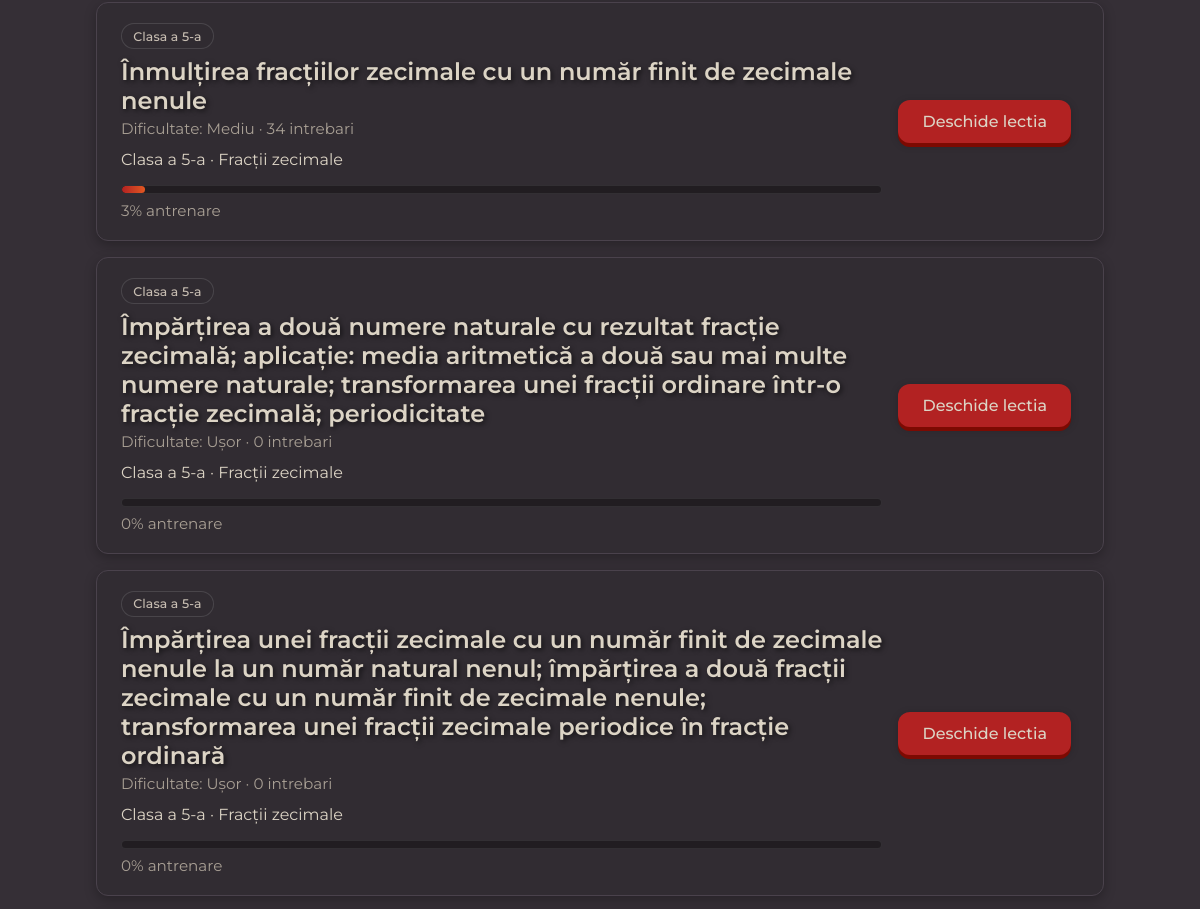
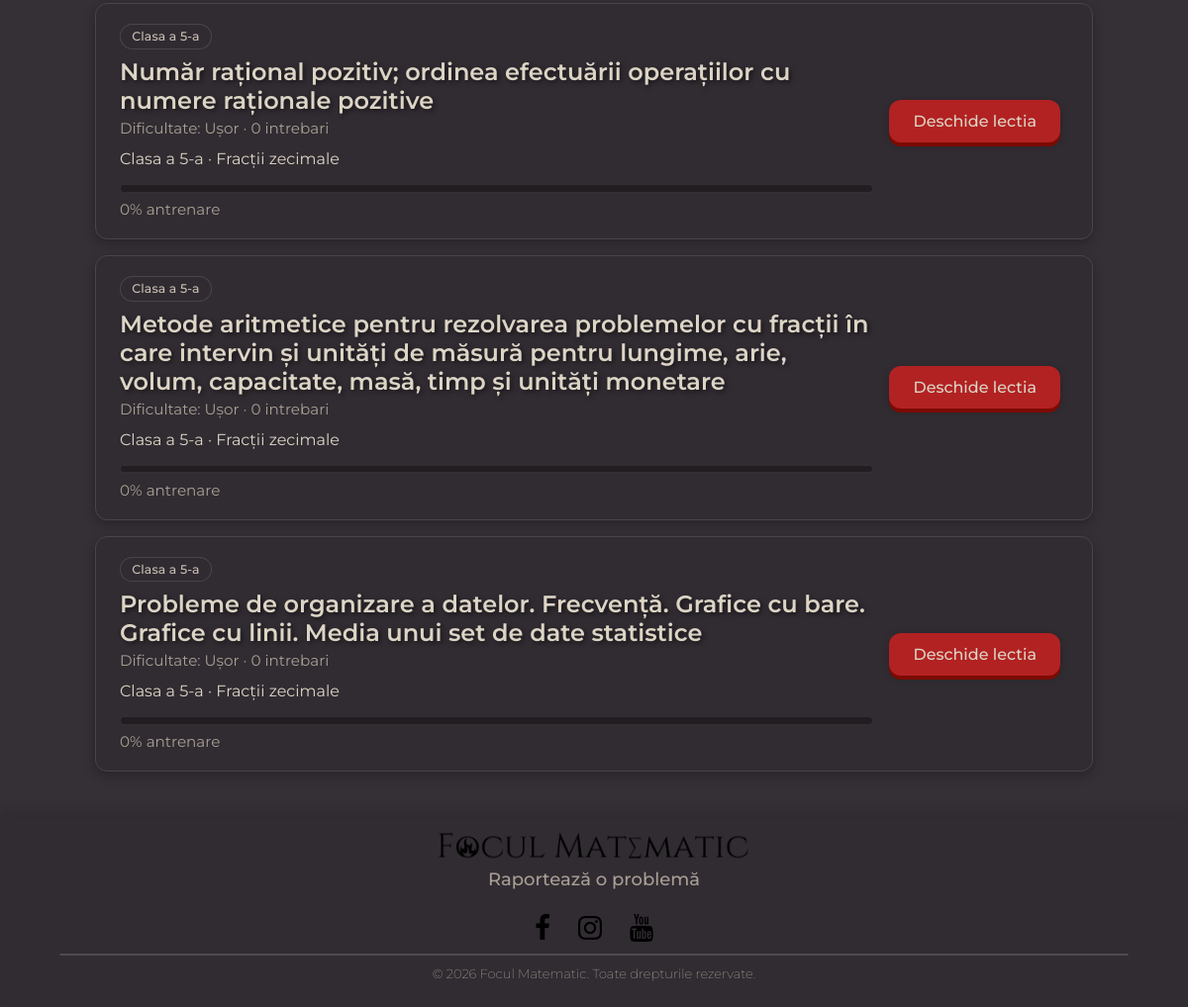
Page /quizzes/clasa/5/fractii-zecimale/ (signed in, lower part) on the earlier database version (2 pictures, top to bottom).
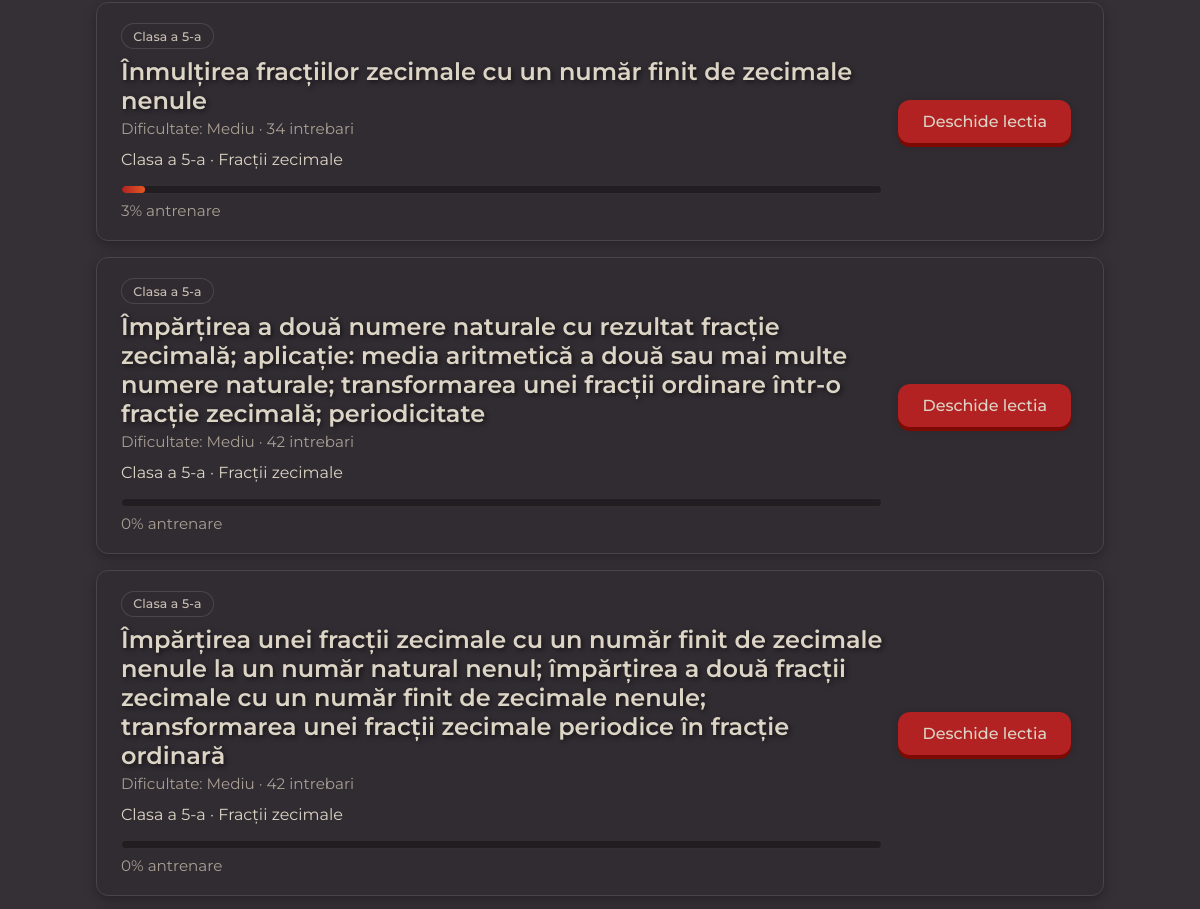
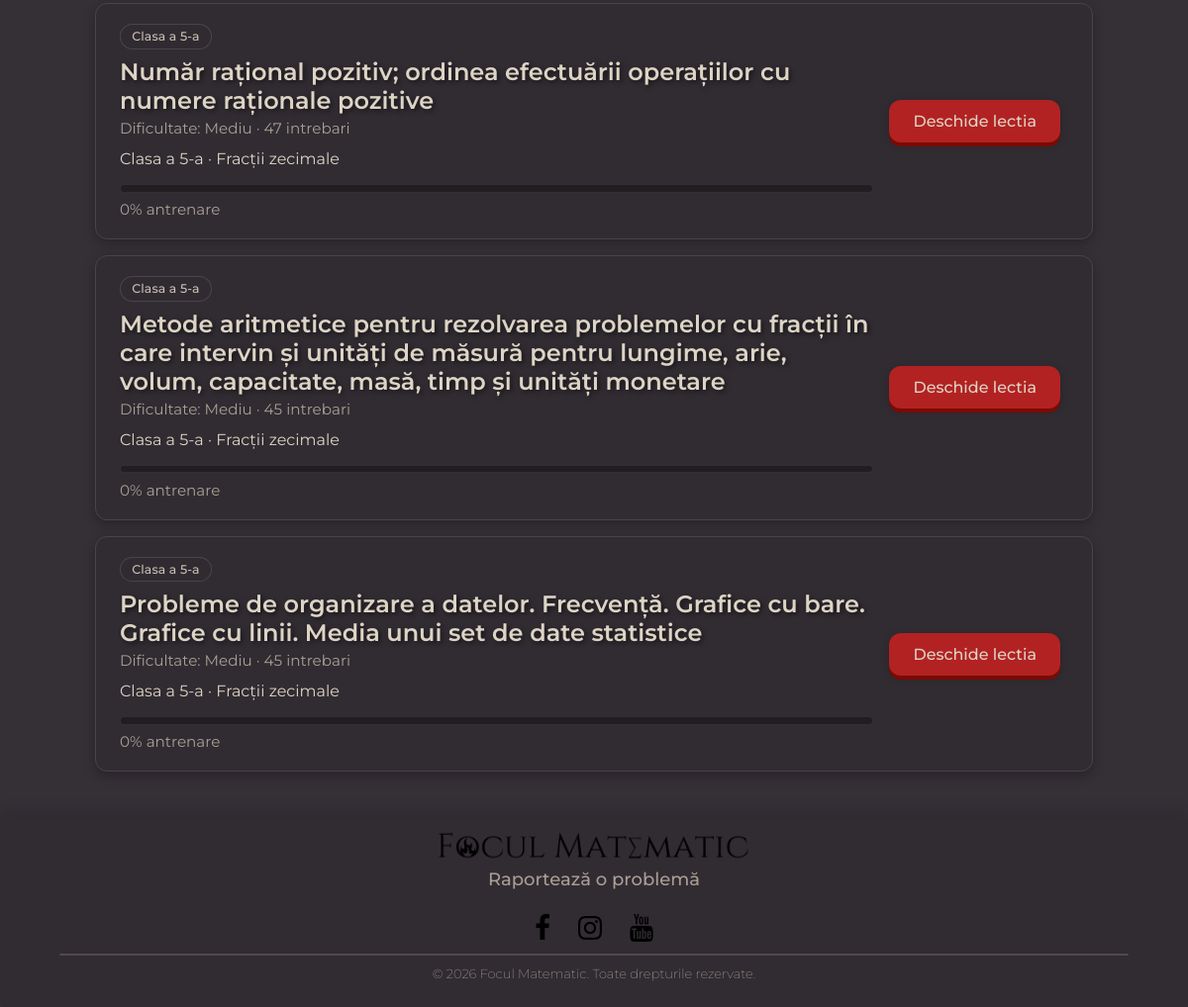
Same page on the later database version (2 pictures, top to bottom).
### quizzes/models.py (models this page shows, shortened)
class Quiz(models.Model):
    chapter = models.ForeignKey(
        Chapter,
        on_delete=models.CASCADE,
        related_name="topics",
        null=True,
        blank=True,
    )
    title = models.CharField(max_length=100)
    description = models.TextField(blank=True)
    difficulty = models.CharField(
        max_length=20,
        choices=[
            ("easy", "Ușor"),
            ("medium", "Mediu"),
            ("hard", "Greu"),
        ],
    )
    source_file = models.CharField(max_length=255, blank=True)
    class_levels = models.JSONField(default=list, blank=True)
    exam_slugs = models.JSONField(default=list, blank=True)
    order = models.PositiveIntegerField(default=0)
    class Meta:
        ordering = ["chapter__order", "order", "title"]

### quizzes/views.py (the view)
@login_required
def chapter_topics(request, class_level, slug):
    if class_level not in VALID_CLASS_LEVELS:
        return HttpResponseBadRequest("Clasă invalidă.")
    chapter = get_object_or_404(Chapter, class_level=class_level, slug=slug)
    topics = chapter.topics.order_by("order", "title")
    topic_states = get_topics_learning_states(request.user, topics)
    return render(
        request,
        "quizzes/chapter_topics.html",
        {
            "class_level": class_level,
            "chapter": chapter,
            "topic_states": topic_states,
        },
    )

### accounts/context_processors.py (called while the page is built)
def theme(request):
    return {}

### analytics/services.py (called while the page is built)
def log_page_view(*, path: str, session_key: str, user=None) -> PageView:
    return PageView.objects.create(
        path=path[:500],
        session_key=session_key[:40],
        user=user if user and user.is_authenticated else None,
    )

### feedback/context_processors.py (called while the page is built)
def feedback_report_url(from_path: str = "") -> str:
    try:
        url = reverse("report_error")
    except NoReverseMatch:
        url = FEEDBACK_REPORT_PATH
    if from_path:
        return f"{url}?from={from_path}"
    return url

def feedback_urls(request):
    return {
        "feedback_report_url": feedback_report_url(),
    }

### quizzes/learning.py (called while the page is built)
def _percent(done: int, total: int) -> int:
    if total <= 0:
        return 0
    return round(done / total * 100)

def _topic_question_counts(topic_ids: list[int]) -> dict[int, int]:
    if not topic_ids:
        return {}
    return dict(
        Question.objects.filter(quiz_id__in=topic_ids)
        .values("quiz_id")
        .annotate(total=Count("id"))
        .values_list("quiz_id", "total")
    )

### quizzes/templatetags/lesson_tags.py (called while the page is built)
@register.inclusion_tag("quizzes/includes/lesson_tags.html")
def render_lesson_tags(topic):
    return {"tags": build_lesson_tags(topic)}

### templates/quizzes/chapter_topics.html (shortened to what this page needs)
{% extends "base.html" %}
{% load lesson_tags %}
{% block content %}
<div class="page-content">
    {% if not topic_states %}
        <p class="muted">Nu exista inca subiecte in acest capitol.</p>
    {% else %}
        {% for state in topic_states %}
            <article class="card learning-card">
                <div class="learning-card__main">
                    {% render_lesson_tags state.topic %}
                    <h2 style="margin:0 0 0.25rem;">{{ state.topic.title }}</h2>
                    <p class="muted" style="margin:0 0 0.75rem;">
                        Dificultate: {{ state.topic.get_difficulty_display }} &middot; {{ state.question_count }} intrebari
                    </p>
                    {% if state.topic.description %}
                        <p style="margin:0 0 1rem;">{{ state.topic.description }}</p>
                    {% endif %}
                    <div class="learning-progress" aria-label="Progres antrenare {{ state.training_percent }}%">
                        <div class="learning-progress__fill" style="width: {{ state.training_percent }}%;"></div>
                    </div>
                    <p class="muted learning-card__meta">
                        {{ state.training_percent }}% antrenare
                    </p>
                </div>
                <a class="btn btn-press" href="{{ state.next_action_url }}">{{ state.next_action_label }}</a>
            </article>
        {% endfor %}
    {% endif %}
</div>
{% endblock %}

### templates/quizzes/includes/lesson_tags.html
{% if tags %}
<div class="lesson-tags">
    {% for tag in tags %}
        <span class="lesson-tag lesson-tag--{{ tag.type }}">{{ tag.label }}</span>
    {% endfor %}
</div>
{% endif %}

Differences in the rows shown:
changed Quiz (number 2 of 6 on the later page): topic.difficulty "Ușor" → "Mediu"; question_count "0" → "42"
changed Quiz (number 3 of 6 on the later page): topic.difficulty "Ușor" → "Mediu"; question_count "0" → "42"
changed Quiz (number 4 of 6 on the later page): topic.difficulty "Ușor" → "Mediu"; question_count "0" → "47"
changed Quiz (number 5 of 6 on the later page): topic.difficulty "Ușor" → "Mediu"; question_count "0" → "45"
changed Quiz (number 6 of 6 on the later page): topic.difficulty "Ușor" → "Mediu"; question_count "0" → "45"
